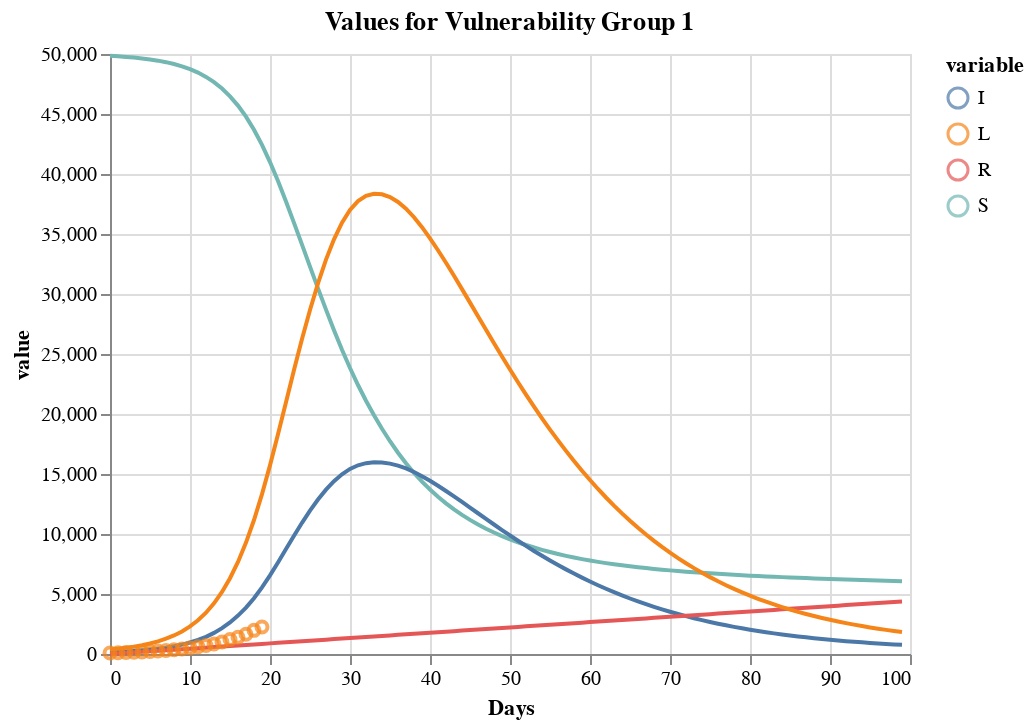

Notebook code for this chart:
### Code cell
chartg1 + chartg1_true

### Figure 1 — Vega-Lite specification as saved in the notebook (floating-point values rounded to 4 significant figures; data arrays with more than 128 entries replaced by an {"elided": "..."} marker saying what was removed)
{"config": {"view": {"continuousWidth": 400, "continuousHeight": 300}}, "layer": [{"data": {"name": "data-3c4b65d1d1e9aaff33c3819d6e29bce6"}, "mark": "line", "encoding": {"color": {"type": "nominal", "field": "variable"}, "x": {"type": "quantitative", "field": "Days"}, "y": {"type": "quantitative", "field": "value"}}, "title": "Values for Vulnerability Group 1"}, {"data": {"name": "data-25cbfe1e40939dd337d446bd9ce85733"}, "mark": "point", "encoding": {"color": {"type": "nominal", "field": "variable"}, "x": {"type": "quantitative", "field": "Days"}, "y": {"type": "quantitative", "field": "value"}}}], "$schema": "https://vega.github.io/schema/vega-lite/v4.8.1.json", "datasets": {"data-3c4b65d1d1e9aaff33c3819d6e29bce6": {"elided": "400 records"}, "data-25cbfe1e40939dd337d446bd9ce85733": [{"Days": 0, "variable": "L", "value": 87.85}, {"Days": 1, "variable": "L", "value": 105.7}, {"Days": 2, "variable": "L", "value": 125.8}, {"Days": 3, "variable": "L", "value": 147.7}, {"Days": 4, "variable": "L", "value": 173.6}, {"Days": 5, "variable": "L", "value": 206.6}, {"Days": 6, "variable": "L", "value": 249.6}, {"Days": 7, "variable": "L", "value": 297.5}, {"Days": 8, "variable": "L", "value": 355.3}, {"Days": 9, "variable": "L", "value": 419.5}, {"Days": 10, "variable": "L", "value": 508.4}, {"Days": 11, "variable": "L", "value": 605.0}, {"Days": 12, "variable": "L", "value": 706.4}, {"Days": 13, "variable": "L", "value": 839.4}, {"Days": 14, "variable": "L", "value": 1005.0}, {"Days": 15, "variable": "L", "value": 1205.0}, {"Days": 16, "variable": "L", "value": 1402.0}, {"Days": 17, "variable": "L", "value": 1646.0}, {"Days": 18, "variable": "L", "value": 1971.0}, {"Days": 19, "variable": "L", "value": 2246.0}]}}
